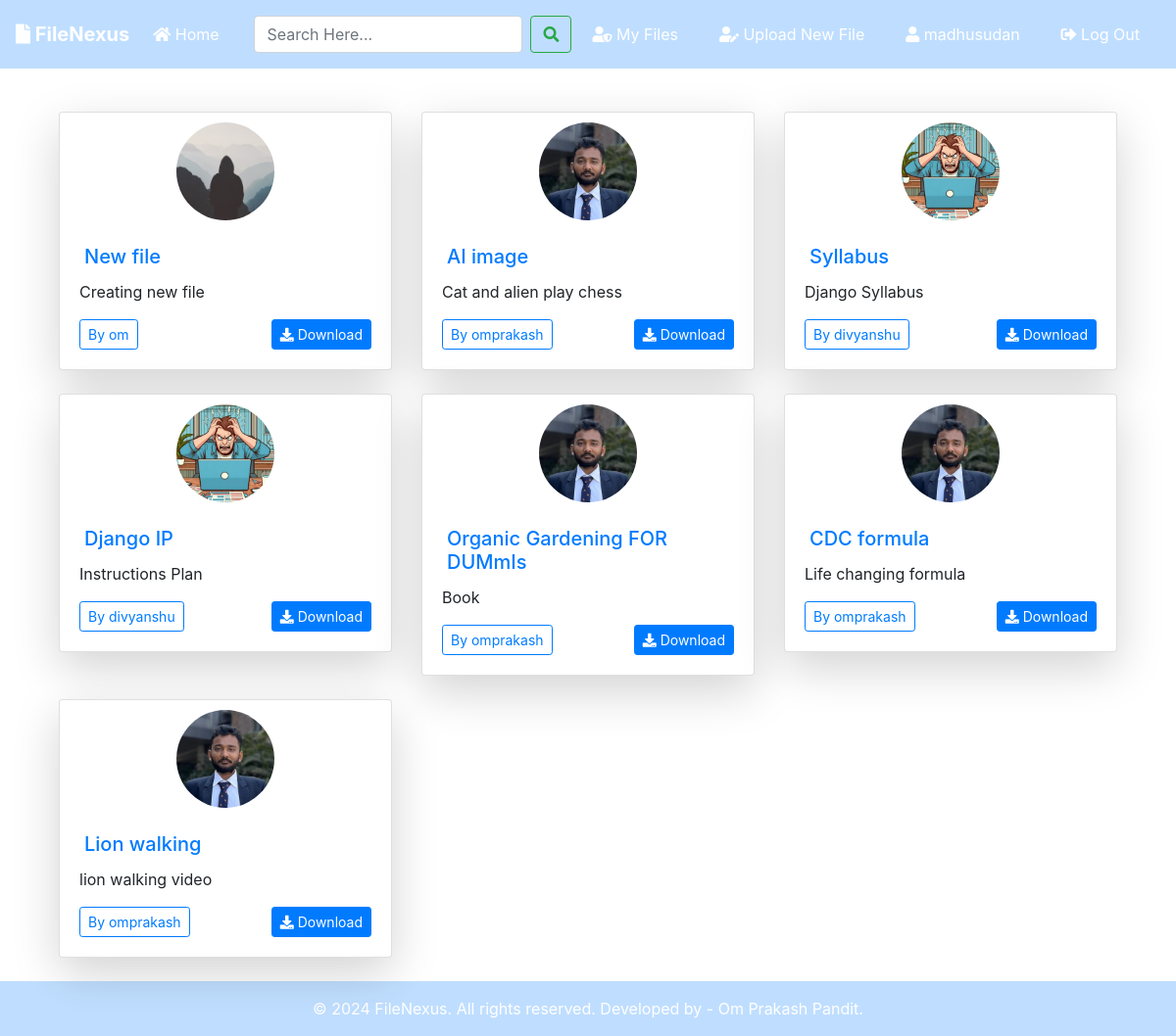
The app's page / (signed in) with its own data.
### blog/models.py (models this page shows, shortened)
class Post(models.Model):
	title = models.CharField(max_length=100)
	file = models.FileField(null=True,blank=True,upload_to='Files')
	content = models.TextField()
	date_posted = models.DateTimeField(default=timezone.now)
	author = models.ForeignKey(User, on_delete=models.CASCADE)
	downloadable = models.BooleanField(default=True)

### users/models.py (models this page shows, shortened)
class Profile(models.Model):
    user = models.OneToOneField(User, on_delete=models.CASCADE)
    image = models.ImageField(default='default.jpg', upload_to='profile_pics')

### blog/views.py (the view)
# urls.py: path('', PostListView.as_view(), name='blog-home'),
class PostListView(ListView):
    model = Post
    template_name = 'blog/home.html'  # <app>/<model>_<viewtype>.html
    context_object_name = 'posts'
    ordering = ['-date_posted']
    paginate_by = 8

### blog/templates/blog/home.html (shortened to what this page needs)
{% extends "blog/base.html" %}
{% block content %}
<div class="container mt-4">
    <div class="row">
        {% for post in posts %}
        <div class="col-12 col-md-6 col-lg-4 mb-4">
            <div class="card shadow-lg">
                <div class="image-container text-center" style="padding-top: 30px;">
                    <img src="{{ post.author.profile.image.url }}" alt="Profile image of {{ post.author }}" class="rounded-circle img-fluid" style="width: 100px; height: 100px; margin-top: -50px;">
                </div>
                <div class="card-body">
                    <h5 class="card-title"><a href="{% url 'post-detail' post.id %}">{{ post.title }}</a></h5>
                    <p class="card-text">{{ post.content|truncatewords:20 }}</p>
                    <div class="d-flex justify-content-between align-items-center">
                        <a href="{% url 'user-posts' post.author.username %}" class="btn btn-sm btn-outline-primary">By {{ post.author }}</a>
                        {% if post.file and post.downloadable %}
                        <a href="{{ post.file.url }}" download class="btn btn-sm btn-primary"><i class="fas fa-download"></i> Download</a>
                        {% endif %}
                    </div>
                </div>
            </div>
        </div>
        {% endfor %}
    </div>
</div>
{% endblock content %}

### blog/templates/blog/base.html (shortened to what this page needs)
{% load static %}
{% load tz %}
<!doctype html>
<html lang="en">
<head>
    <link rel="stylesheet" href="https://stackpath.bootstrapcdn.com/bootstrap/4.3.1/css/bootstrap.min.css">
    <link rel="stylesheet" href="https://use.fontawesome.com/releases/v5.8.1/css/all.css">
    <link rel="stylesheet" href="{% static 'blog/main.css' %}">
</head>
<body>
    <nav class="navbar navbar-expand-lg navbar-dark bg-dark">
        <a class="navbar-brand font-weight-bold" href="{% url 'blog-home' %}"><i class="fas fa-file"></i> FileNexus</a>
        <div class="collapse navbar-collapse" id="navbarSupportedContent">
            <ul class="navbar-nav mr-auto">
                <li class="nav-item active">
                    <a class="nav-link" href="{% url 'blog-home' %}"><i class="fas fa-home"></i> Home <span class="sr-only">(current)</span></a>
                </li>
            </ul>
            <form id="searchform" class="form-inline" action="{% url 'search' %}" method="get">
                <input class="form-control mr-sm-2" type="search" name="q" value="{{ request.GET.q }}" placeholder="Search Here..." aria-label="Search">
                <button class="btn btn-outline-success my-2 my-sm-0" type="submit"><i class="fa fa-search"></i></button>
            </form>
            {% if user.is_authenticated %}
            <a href="{% url 'user-posts' user %}" class="btn text-white m-2"><i class="fas fa-user-shield"></i> My Files</a>
            <a href="{% url 'post-create' %}" class="btn text-white m-2"><i class="fas fa-user-edit"></i> Upload New File</a>
            <a href="{% url 'profile' %}" class="btn text-white m-2"><i class="fas fa-user"></i> {{ user.username }}</a>
            <form action="{% url 'logout' %}" method="post" style="display: inline;">
                <button type="submit" class="btn text-white m-2"><i class="fas fa-sign-out-alt"></i> Log Out</button>
            </form>
            {% else %}
            <a href="{% url 'login' %}" class="btn text-white m-2"><i class="fas fa-user-tie"></i> Log In</a>
            <a href="{% url 'register' %}" class="btn text-white m-2"> <i class="fas fa-sign-in-alt"></i> Sign Up</a>
            {% endif %}
        </div>
    </nav>
    <div class="container my-bg">
        {% block content %}
        {% endblock %}
    </div>
    <footer class="footer bg-dark text-white">
        <div class="container text-center py-3">
            © {% now "Y" %} FileNexus. All rights reserved. Developed by - Om Prakash Pandit.
        </div>
    </footer>
</body>
</html>

### blog/static/blog/main.css (style rules this page uses)
html { height: 100%; }
body { background-image: url('https://images.pexels.com/photos/956999/milky-way-starry-sky-night-sky-star-956999.jpeg?auto=compress&cs=tinysrgb&w=1260&h=750&dpr=1'); background-size: cover; background-position: center; background-repeat: no-repeat; background-attachment: fixed; display: flex; flex-direction: column; min-height: 100vh; margin: 0; }
.bg-dark { background-color: rgba(0, 123, 255, .25) !important; }
h2, h3, h4, h5, h6 { color: #58c5cf; margin: 5px; }
ul { margin: 0; }
.container.my-bg { flex: 1 0 auto; margin-top: 20px; }
.image-container { text-align: center; position: relative; margin-top: -30px; z-index: 0; }
.card { overflow: hidden; position: relative; padding-top: 60px; }
.footer { background-color: #343a40; color: white; flex-shrink: 0; width: 100%; }

### records on screen
Post: author.profile.image (placeholder picture), title "New file", content "Creating new file", author "om"
Post: author.profile.image (picture), title "AI image", content "Cat and alien play chess", author "omprakash"
Post: author.profile.image (picture), title "Syllabus", content "Django Syllabus", author "divyanshu"
Post: author.profile.image (picture), title "Django IP", content "Instructions Plan", author "divyanshu"
Post: author.profile.image (picture), title "Organic Gardening FOR DUMmIs", content "Book", author "omprakash"
Post: author.profile.image (picture), title "CDC formula", content "Life changing formula", author "omprakash"
Post: author.profile.image (picture), title "Lion walking", content "lion walking video", author "omprakash"

### other values on screen
{{ user.username }} "madhusudan"
